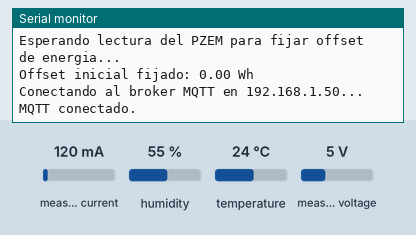
Bench run of a sketch on a simulated Seeed XIAO ESP32-S3. Parts: the last lines printed to the serial monitor. The inputs (shaded band) are chosen by the test bench; at power-on: measured current 120 mA, humidity 55 %, temperature 24 °C, measured voltage 5 V. WiFi joins after 1.5 s; servers stay silent unless stated; EEPROM starts erased; no MQTT or app messages arrive unless stated.

Above: at 2.7 s.
2.8 s: measured current set to 40 mA
At 16.2 s:
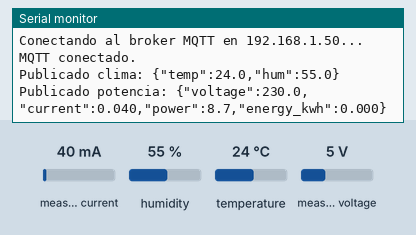
16.6 s: humidity set to 22 %
21.7 s: temperature set to 12 °C
26.8 s: measured voltage set to 0.3 V
At 31.2 s:
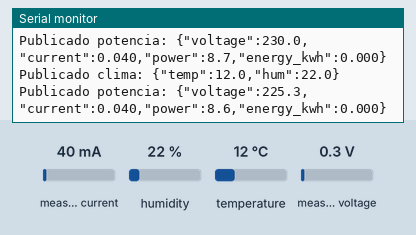

Measured:
- after the input at 2.8 s, the serial monitor: prints a new line after 12.3 s (image 1)
- after the input at 26.8 s, the serial monitor: prints a new line after 3.3 s (image 2)

The sketch:

MQTT_Medidor_Corriente_Tem_Hum_Wifi_dinamico.ino
```cpp
#include <WiFi.h>
#include <WebServer.h>
#include <DNSServer.h>
#include <WiFiManager.h>
#include <PubSubClient.h>
#include <Preferences.h>
#include <HardwareSerial.h>
#include <PZEM004Tv30.h>
#include <Wire.h>
#include "Adafruit_SHT4x.h"

char mqtt_server[40] = "192.168.1.50";
const int mqtt_port = 1883;
const char* topic_power   = "home/server-room/power";
const char* topic_climate = "home/server-room/climate";
const bool MQTT_RETAIN = true;

const unsigned long publishInterval = 15000;

const char* AP_NAME = "ESP32_Config";
const char* AP_PASS = "unaContraseñaLarga";
const unsigned long portalTimeoutSec = 180;
const int maxMqttFallos = 3;
int mqttFallos = 0;

WiFiClient espClient;
PubSubClient client(espClient);
Preferences preferences;
WiFiManager wm;
WiFiManagerParameter custom_mqtt_server("mqtt", "Servidor MQTT (IP)", mqtt_server, 40);

HardwareSerial pzemSerial(1);
PZEM004Tv30 pzem(pzemSerial, D9, D10);

Adafruit_SHT4x sht4 = Adafruit_SHT4x();
bool sht4Disponible = false;

float energyOffset = 0.0;
bool offsetEstablecido = false;
unsigned long lastPublish = 0;

void guardarIpBroker() {
  strncpy(mqtt_server, custom_mqtt_server.getValue(), sizeof(mqtt_server) - 1);
  mqtt_server[sizeof(mqtt_server) - 1] = '\0';

  preferences.begin("mqtt_config", false);
  preferences.putString("broker_ip", mqtt_server);
  preferences.end();

  client.setServer(mqtt_server, mqtt_port);
  Serial.print("Broker MQTT actualizado: ");
  Serial.println(mqtt_server);
}

void abrirPortal() {
  Serial.println("Abriendo portal de configuracion...");
  client.disconnect();
  custom_mqtt_server.setValue(mqtt_server, 40);
  wm.setConfigPortalTimeout(portalTimeoutSec);

  if (!wm.startConfigPortal(AP_NAME, AP_PASS)) {
    Serial.println("Tiempo de espera del portal agotado. Reiniciando...");
    delay(3000);
    ESP.restart();
  }

  guardarIpBroker();
  mqttFallos = 0;
}

void setup_wifi_manager() {
  preferences.begin("mqtt_config", true);
  preferences.getString("broker_ip", mqtt_server, sizeof(mqtt_server));
  preferences.end();

  custom_mqtt_server.setValue(mqtt_server, 40);
  wm.addParameter(&custom_mqtt_server);
  wm.setConfigPortalTimeout(portalTimeoutSec);

  Serial.println("Iniciando WiFiManager...");

  if (!wm.autoConnect(AP_NAME, AP_PASS)) {
    Serial.println("Fallo de conexion WiFi o tiempo agotado. Reiniciando...");
    delay(3000);
    ESP.restart();
  }

  guardarIpBroker();

  Serial.print("WiFi conectado. Broker MQTT: ");
  Serial.println(mqtt_server);
}

void ensureWifiConnected() {
  if (WiFi.status() != WL_CONNECTED) {
    Serial.println("Conexion WiFi perdida. Reintentando...");
    WiFi.reconnect();
    unsigned long start = millis();
    while (WiFi.status() != WL_CONNECTED && millis() - start < 10000) {
      delay(500);
    }
    if (WiFi.status() != WL_CONNECTED) {
      abrirPortal();
    }
  }
}

void reconnectMQTT() {
  while (!client.connected()) {
    Serial.print("Conectando al broker MQTT en ");
    Serial.print(mqtt_server);
    Serial.println("...");

    if (client.connect("xiao-esp32s3-server-room")) {
      Serial.println("MQTT conectado.");
      mqttFallos = 0;
    } else {
      mqttFallos++;
      Serial.print("Fallo de conexion MQTT, rc=");
      Serial.print(client.state());
      Serial.print(" (intento ");
      Serial.print(mqttFallos);
      Serial.print("/");
      Serial.print(maxMqttFallos);
      Serial.println(")");

      if (mqttFallos >= maxMqttFallos) {
        abrirPortal();
      } else {
        delay(5000);
      }
    }
  }
}

void setup() {
  Serial.begin(115200);
  Wire.begin();

  if (!sht4.begin()) {
    Serial.println("Advertencia: No se detecto el sensor SHT40 en el bus I2C.");
    sht4Disponible = false;
  } else {
    sht4.setPrecision(SHT4X_HIGH_PRECISION);
    sht4.setHeater(SHT4X_NO_HEATER);
    sht4Disponible = true;
  }

  setup_wifi_manager();
  client.setServer(mqtt_server, mqtt_port);

  Serial.println("Esperando lectura del PZEM para fijar offset de energia...");
  unsigned long startWait = millis();
  while (millis() - startWait < 5000) {
    float tempEnergy = pzem.energy();
    if (!isnan(tempEnergy)) {
      energyOffset = tempEnergy;
      offsetEstablecido = true;
      Serial.print("Offset inicial fijado: ");
      Serial.print(energyOffset);
      Serial.println(" Wh");
      break;
    }
    delay(500);
  }

  if (!offsetEstablecido) {
    Serial.println("Advertencia: No se obtuvo lectura inicial del PZEM. Se fijara en el primer ciclo.");
  }
}

void loop() {
  ensureWifiConnected();

  if (!client.connected()) {
    reconnectMQTT();
  }
  client.loop();

  unsigned long now = millis();
  if (now - lastPublish >= publishInterval) {
    lastPublish = now;

    if (sht4Disponible) {
      sensors_event_t humidity, temp;
      if (!sht4.getEvent(&humidity, &temp) ||
          isnan(temp.temperature) || isnan(humidity.relative_humidity)) {
        Serial.println("Lectura SHT40 fallida, se omite metrica de clima.");
      } else {
        char payloadClima[64];
        snprintf(payloadClima, sizeof(payloadClima), "{\"temp\":%.1f,\"hum\":%.1f}",
                 temp.temperature, humidity.relative_humidity);
        client.publish(topic_climate, payloadClima, MQTT_RETAIN);
        Serial.print("Publicado clima: ");
        Serial.println(payloadClima);
      }
    }

    float voltage = pzem.voltage();
    float current = pzem.current();
    float power   = pzem.power();
    float energy  = pzem.energy();

    if (isnan(voltage) || isnan(current) || isnan(power) || isnan(energy)) {
      Serial.println("Lectura PZEM fallida (NaN), se omite metrica de potencia.");
    } else {
      if (!offsetEstablecido) {
        energyOffset = energy;
        offsetEstablecido = true;
        Serial.print("Offset fijado en ciclo: ");
        Serial.print(energyOffset);
        Serial.println(" Wh");
      }

      float energyThisPeriod = energy - energyOffset;

      char payloadPower[128];
      snprintf(payloadPower, sizeof(payloadPower),
               "{\"voltage\":%.1f,\"current\":%.3f,\"power\":%.1f,\"energy_kwh\":%.3f}",
               voltage, current, power, energyThisPeriod / 1000.0);

      client.publish(topic_power, payloadPower, MQTT_RETAIN);
      Serial.print("Publicado potencia: ");
      Serial.println(payloadPower);
    }
  }
}
```
